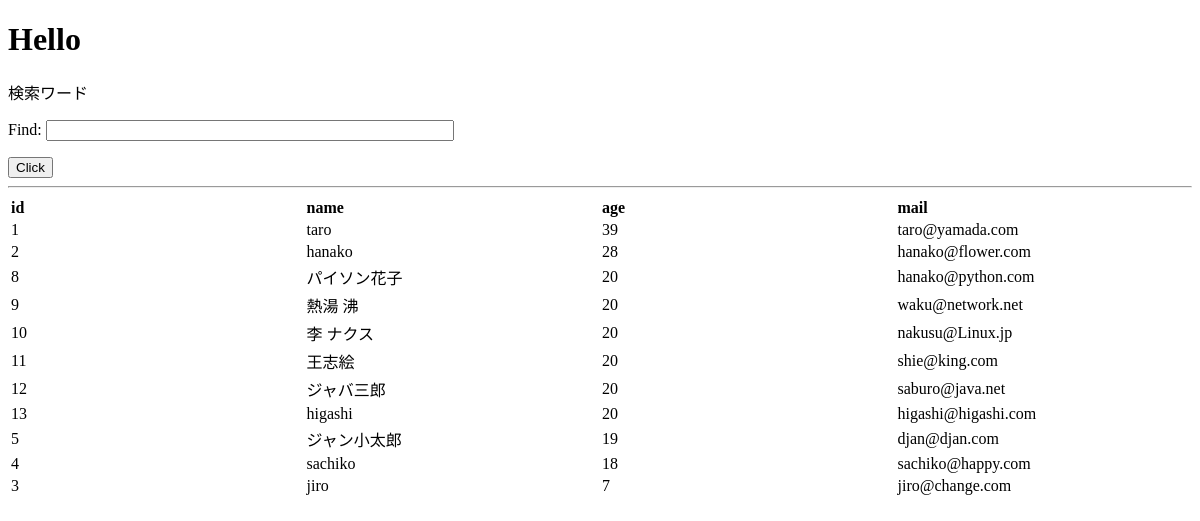
/hello/find, run on an earlier commit of the app's database.
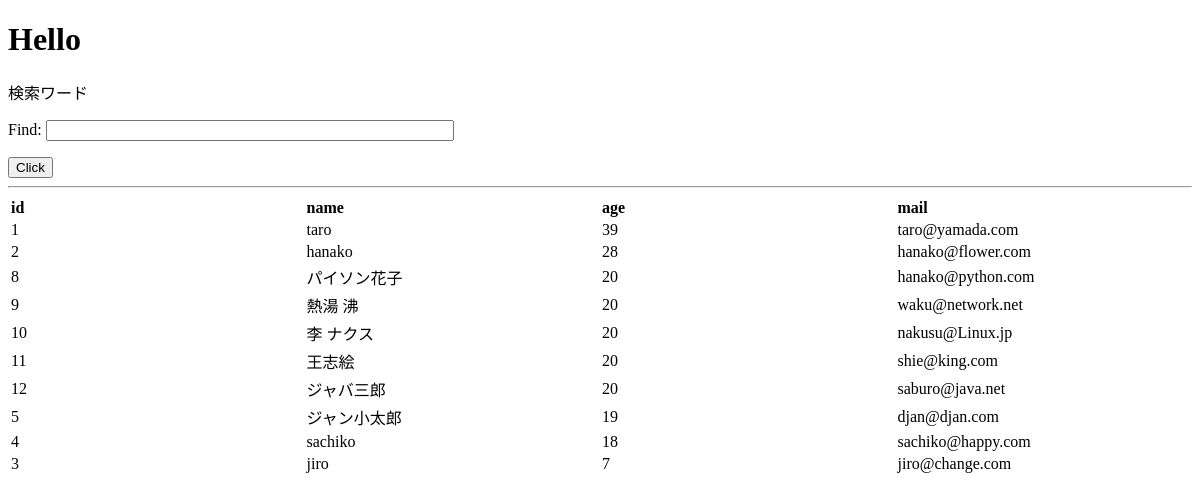
And on a later commit of the database.
### hello/models.py (models this page shows, shortened)
class Friend(models.Model):
    name = models.CharField(max_length=100)
    mail = models.EmailField(max_length=100)
    gender = models.BooleanField()
    age = models.IntegerField(default=0)
    birthday = models.DateField()

### hello/views.py (the view)
# urls.py: path('find',views.find, name='find'),
def find(request):
    if (request.method == 'POST'):
        form = FindForm(request.POST)
        find = request.POST['find'] # リクエストパラメータの取得
        sql = "select * from hello_friend"
        if (find != ""):
            sql += " where " + find
        data = Friend.objects.raw(sql)
        re1 = Friend.objects.aggregate(Count("age"))
        re2 = Friend.objects.aggregate(Sum("age"))
        re3 = Friend.objects.aggregate(Avg("age"))
        re4 = Friend.objects.aggregate(Min("age"))
        re5 = Friend.objects.aggregate(Max("age"))
        print(re1,re2,re3,re4,re5)
        msg = "Count:" + str(re1["age__count"]) + "<br>"\
            + "Sum:" + str(re2["age__sum"]) + "<br>"\
            + "Avg:" + str(re3["age__avg"]) + "<br>"\
            + "Min:" + str(re4["age__min"]) + "<br>"\
            + "Max:" + str(re5["age__max"])
    else:
        msg = "検索ワード"
        form = FindForm()
        data = Friend.objects.all().order_by("age").reverse()
    params = {
        'title' : "Hello",
        'message' : msg,
        'form' : form,
        'data' : data,
    }
    return render(request, 'hello/find.html', params)

### hello/forms.py
class FindForm(forms.Form):
    find = forms.CharField(label='Find',required=False,widget=forms.TextInput(attrs={'style':'width:400px;'}))

### hello/templates/hello/find.html (shortened to what this page needs)
{% load static %}
<!DOCTYPE html>
<html lang="ja">
<head>
</head>
<body class="container">
    <h1>{{ title }}</h1>
    <p>{{ message|safe }}</p>
    <form action="{% url 'find' %}" method="post">
        {{ form.as_p }}
        <input type="submit" value="Click">
    </form>
    <hr>
    <table style="width: 100%;">
        <tr style="text-align: left;">
            <th style="width: 25%;">id</th>
            <th style="width: 25%;">name</th>
            <th style="width: 25%;">age</th>
            <th style="width: 25%;">mail</th>
        </tr>
        {% for item in data %}
        <tr>
            <td>{{ item.id }}</td>
            <td>{{ item.name }}</td>
            <td>{{ item.age }}</td>
            <td>{{ item.mail }}</td>
        </tr>
        {% endfor %}
    </table>
</body>
</html>

What changed in the data, as far as the page shows it:
removed Friend: id "13", name "higashi", age "20", mail "higashi@higashi.com"
